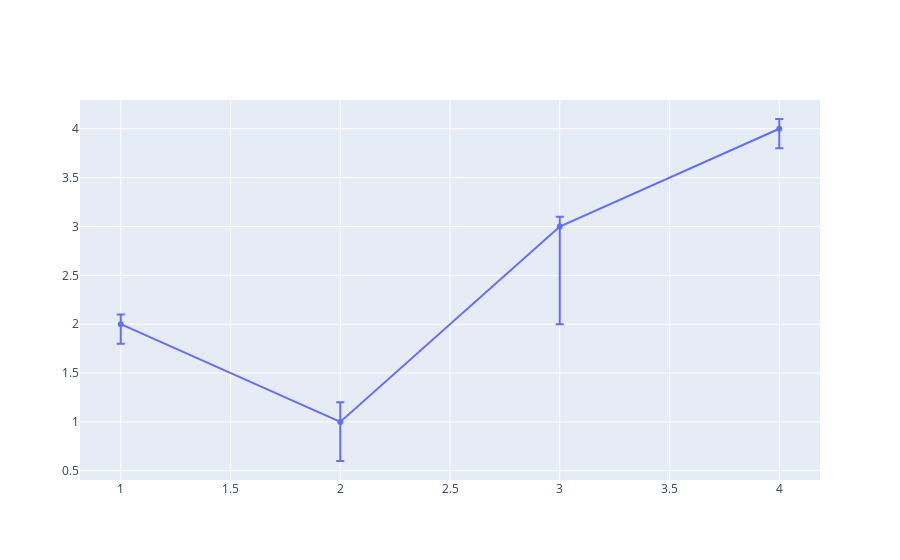

This figure's notebook cell:
### Markdown cell above
#### Asymmetric Error Bars

### Code cell
import plotly.graph_objects as go

fig = go.Figure(data=go.Scatter(
        x=[1, 2, 3, 4],
        y=[2, 1, 3, 4],
        error_y=dict(
            type='data',
            symmetric=False,
            array=[0.1, 0.2, 0.1, 0.1],
            arrayminus=[0.2, 0.4, 1, 0.2])
        ))
fig.show()

### Figure 1 — Plotly figure (JSON) as saved in the notebook; plotly's stock layout.template omitted (floating-point values rounded to 4 significant figures)
{"data": [{"error_y": {"array": [0.1, 0.2, 0.1, 0.1], "arrayminus": [0.2, 0.4, 1, 0.2], "symmetric": false, "type": "data"}, "type": "scatter", "x": [1, 2, 3, 4], "y": [2, 1, 3, 4]}], "layout": {}}
